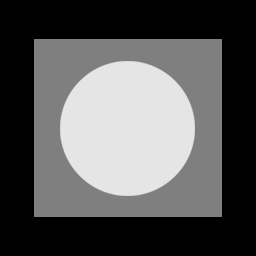
%> input picture Digital_Image_Processing/images/Fig0503 (original_pattern).tif, 256 x 256 px
$ octave --eval "noises('Exponential noise.jpg');"   (GNU Octave 9; MATLAB toolbox functions it lacks are replaced by stand-ins)
%> lines starting %> are read from the running program, lines starting %| are printed output that depends on the picture; in (x1, y1, x2, y2) boxes, pixels count from 0 and x2, y2 are one past the last pixel; in counts of white or black regions, pixels touching at a corner belong together; the program's own positions count from 1
### Digital_Image_Processing/Project4/noise_generator.m
% Noise generator
function [ output_img ] = noise_generator(input_img, pattern, depth, a, b)
% Input:
%   pattern - the pattern of noise, it need to be the value of next several values:
%             {'uniform', 'gaussian', 'rayleigh', 'gamma', 'exponential', 'impulse'}
%             the erlang noise is same as gamma noise
%             the salt and pepper noise is same as impulse noise
%   a - the parameter needed in some noise pattern
%   b - the parameter needed in some noise pattern

% Define the noise patterns can be generated
patterns = {'uniform', 'gaussian', 'rayleigh', 'gamma', 'exponential', 'impulse'};

% Get the height and width of the input image
[M,N] = size(input_img);

% Initialize the noise and output image matrice
noise = zeros(M,N);
output_img = zeros(M,N);

% Generate the noise accodring to the pattern and the random matrice rand(M,N)
switch lower(pattern)
  case patterns{1}
    % The uniform noise
    noise = a + (b - a) * rand(M, N);
  case patterns{2}
    % The Gaussian noise
    noise = a + sqrt(b) * randn(M, N);
  case patterns{3}
    % The Rayleigh noise
    noise = a + sqrt(-b * log(1 - rand(M, N)));
  case patterns{4}
    % The Gamma or we say Erlang noise
    for i = 1:b
      noise = noise + (-1 / a) * log(1 - rand(M, N));
    end
  case patterns{5}
    % The Exponential noise
    noise = (-1 / a) * log(1 - rand(M, N));
  case patterns{6}
    % The impulse or we say Salt and Pepper noise
    random = rand(M, N);
    noise(random < a) = 1;
    noise(random >= a & random < (a + b)) = 2^depth - 1;
    output_img(random < a) = -input_img(random < a);
    output_img(random >= a & random < (a + b)) = -input_img(random >= a & random < (a + b));
  otherwise
    error(['The', ' ', pattern, ' ', 'noise pattern can not be found.'])
end
output_img = input_img + noise + output_img;

end

### Digital_Image_Processing/Project4/histogram.m
% Histogram of input images
function [ img_histogram ] = histogram(input_img,  depth)
% Used to generate the histogram of the input image
% Similiar with the project 1
input_img = uint8(input_img);
img_histogram = zeros(2^depth,1);
for i = 1:2^depth
    img_histogram(i) = length(find(input_img == i));
end

end  % function

### Digital_Image_Processing/Project4/noise_figure.m
% Show the noise image and draw its histogram graph
function [] = noise_figure( input_img, histogram, img_title, depth, output_file)
% If needs output the image file, set the output_file to be True

figure('NumberTitle', 'off', 'Name', ['The ', ' ', lower(img_title)])
subplot(1,2,1)
imshow(uint8(input_img));
title(img_title)
subplot(1,2,2)
bar(histogram, 0.7);
xlabel('Gray Level','FontSize',16);
ylabel('Distribution','FontSize',16);
axis square
set(gca, 'XLim',[0 2^depth]);
set(gca, 'YLim',[0 3000]);
if (output_file == true)
  saveas(gcf, [img_title, '.jpg'])
end
end

### Digital_Image_Processing/Project4/Project4.m
% Solution of project 4: Generating different types of noise and comparing different noise reduction methods
function [] = noises(img_location)
%> called with img_location = 'Exponential noise.jpg'

% Close all the former windows
close all;


%% %%%%%%%%%%%%%%%%%%%% The noise patterns part %%%%%%%%%%%%%%%%%%%%%%%%%%%%%%%%

% Clear the environment
clc
clear;

% Set the default location of input image file that needs to add noise
noise_img_location = '../../images/Fig0503 (original_pattern).tif';
input_noise_img = double(imread(noise_img_location));
%> input_noise_img: size 256x256 double; min 0, max 229, mean 87.1; mean of the top-left, top-right, bottom-left and bottom-right quarters 87.1, 86.7, 87.5, 87.1

% Get the relative information of the i
noise_img_info = imfinfo(noise_img_location);
M = noise_img_info.Height;
N = noise_img_info.Width;
% For this program must be general to allow any
% gray-level image, so it needs to get the depth
% of the image
L = noise_img_info.BitDepth;


% Generating the noise and add them to the image that needs to add noise
a = 0; b = 20;
uniform_noise_img = noise_generator(input_noise_img, 'uniform', L,a,b);
uniform_noise_histogram = histogram(uniform_noise_img, L);
%> after the loop in histogram, `for i = 1:2^depth`: img_histogram = 256 values, max 1667 at index 8, min 0 at index 21, mean 252.9
%> uniform_noise_histogram has the same summary as img_histogram in histogram

a = 0; b = 100;
gaussian_noise_img = noise_generator(input_noise_img, 'gaussian', L,a,b);
gaussian_noise_histogram = histogram(gaussian_noise_img, L);
%> gaussian_noise_histogram = 256 values, max 1364 at index 1, min 0 at index 36, mean 191

a = 0; b = 400;
rayleigh_noise_img = noise_generator(input_noise_img, 'rayleigh', L,a,b);
rayleigh_noise_histogram = histogram(rayleigh_noise_img, L);
%> rayleigh_noise_histogram = 256 values, max 2736 at index 255, min 0 at index 59, mean 255.9

a = 0.1; b = 0.1;
impulse_noise_img = noise_generator(input_noise_img, 'impulse', L,a,b);
%> call 4 of noise_generator, with pattern = 'impulse', depth = 8, a = 0.1, b = 0.1
%> in noise_generator (call 4), `noise(random < a) = 1;`:
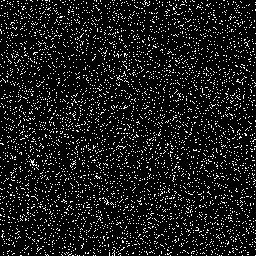
%> noise: size 256x256 double; values 0 (black) and 1 (white), 10.2% white in thin lines or dots
%> in noise_generator (call 4), `noise(random >= a & random < (a + b)) = 2^depth - 1;`:
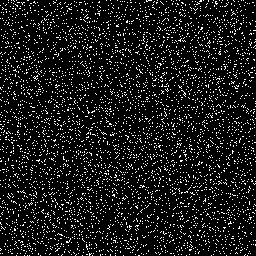
%> noise: size 256x256 double; 10.04% of pixels changed, all inside (x1, y1, x2, y2) = (0, 0, 256, 256)
%> in noise_generator (call 4), `output_img(random >= a & random < (a + b)) = -input_img(random >= a & ..`:
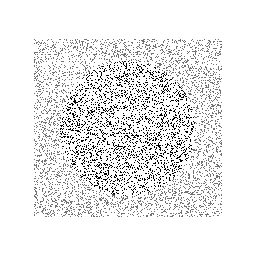
%> output_img: size 256x256 double; min -229, max 0, mean -17.89; drawn with min black and max white
impulse_noise_histogram = histogram(impulse_noise_img, L);
%> impulse_noise_histogram = 256 values, max 15088 at index 127, min 0 at index 2, mean 155.9

a = 0.1; b = 1;
exponential_noise_img = noise_generator(input_noise_img, 'exponential', L,a,b);
exponential_noise_histogram = histogram(exponential_noise_img, L);
%> exponential_noise_histogram = 256 values, max 2898 at index 1, min 0 at index 78, mean 249.8

a = 0.1; b = 5;
gamma_noise_img = noise_generator(input_noise_img, 'gamma', L,a,b);
%> call 6 of noise_generator, with pattern = 'gamma', depth = 8, a = 0.1, b = 5
%> after the loop in noise_generator (call 6), `for i = 1:b`:
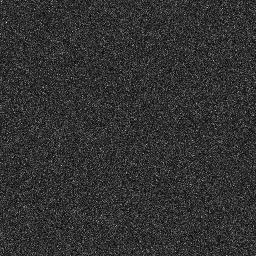
%> noise: size 256x256 double; min 1.79, max 230.7, mean 49.9
%> in noise_generator (call 6), `output_img = input_img + noise + output_img;`:
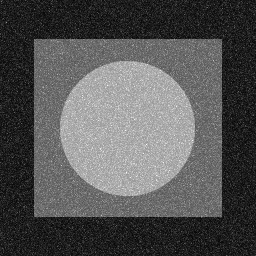
%> output_img: size 256x256 double; min 1.79, max 408.2, mean 137; drawn with min black and max white
gamma_noise_histogram = histogram(gamma_noise_img, L);
%> call 6 of histogram, with depth = 8
%> in histogram (call 6), `input_img = uint8(input_img);`:
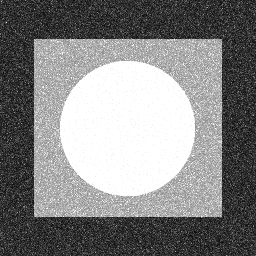
%> input_img: size 256x256 uint8; min 2, max 255, mean 131.7
%> after the loop in histogram (call 6), `for i = 1:2^depth`: img_histogram = 256 values, max 12665 at index 255, min 0 at index 1, mean 256
%> gamma_noise_histogram has the same summary as img_histogram in histogram

input_img_histogram = histogram(input_noise_img, L);
%> in histogram, input_img is the input picture: size 256x256 uint8; min 0, max 229, mean 87.1
%> input_img_histogram = 256 values, max 18891 at index 127, min 0 at index 1, mean 130.7

%%%%%%%%%%%%%%%%%%%%%% Show pictures & Draw graphs %%%%%%%%%%%%%%%%%%%%%%%%%%%%

noise_figure(input_noise_img, input_img_histogram, 'Input Image', L, true);
noise_figure(uniform_noise_img, uniform_noise_histogram, 'Uniform noise', L, true);
noise_figure(gaussian_noise_img, gaussian_noise_histogram, 'Gaussian noise', L, true);
noise_figure(rayleigh_noise_img, rayleigh_noise_histogram, 'Rayleigh noise', L, true);
noise_figure(impulse_noise_img, impulse_noise_histogram, 'Impulse noise', L, true);
noise_figure(exponential_noise_img, exponential_noise_histogram, 'Exponential noise', L, true);
%> call 6 of noise_figure, with img_title = 'Exponential noise', depth = 8, output_file = true
%> in noise_figure (call 6), `set(gca, 'YLim',[0 3000]);`:
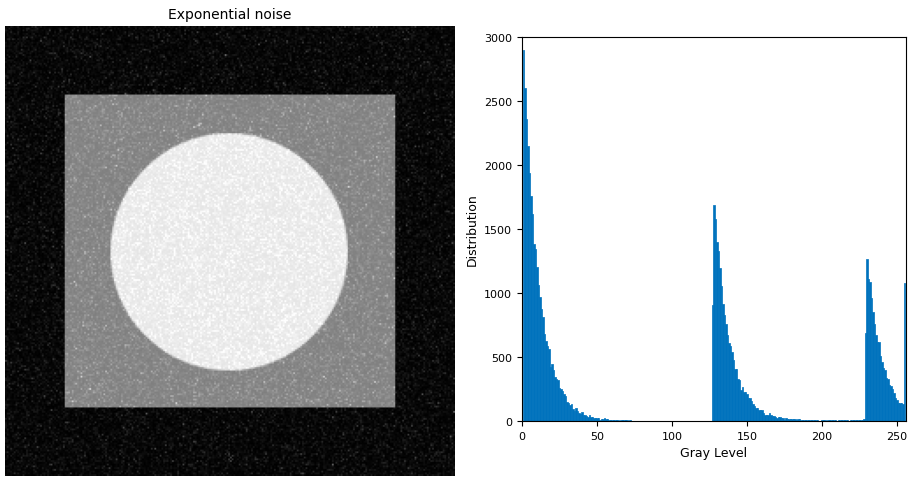
%> figure redrawn from the program's plot data, 2 panels
noise_figure(gamma_noise_img, gamma_noise_histogram, 'Gamma noise', L, true);


% %% %%%%%%%%%%%%%%%%%%%% The reduction filter part %%%%%%%%%%%%%%%%%%%%%%%%%%%%%%

% Clear the environment
clc
clear;

% the image that that to show the result of noise reduction
reduction_img_location = '../../images/Circuit.tif';
%> (the run ends here)
